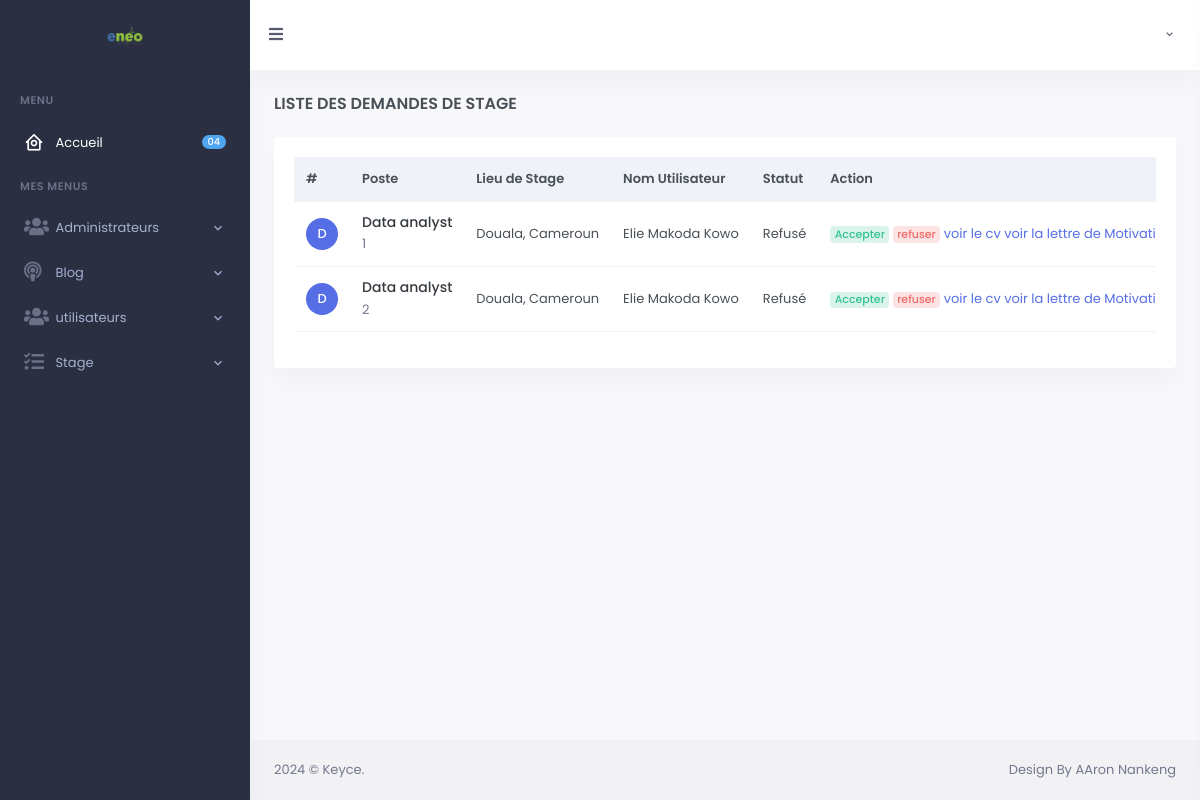
The app's page /admin/ListeDemande.php with its own data.
### tables this page shows
CREATE TABLE `demandesstage` (
  `idDemande` int(11) NOT NULL,
  `iduserDemande` int(11) NOT NULL,
  `idstageDemande` int(11) NOT NULL,
  `cvDemande` varchar(255) NOT NULL,
  `StatutDemande` int(11) NOT NULL DEFAULT 0,
  `LettreMotivation` varchar(255) DEFAULT NULL,
  `DateajoutDemande` datetime NOT NULL DEFAULT current_timestamp()
);

CREATE TABLE `stage` (
  `idStage` int(11) NOT NULL,
  `TitrePoste` varchar(255) NOT NULL,
  `LieuStage` varchar(255) NOT NULL,
  `Statut` varchar(255) NOT NULL,
  `Description` text NOT NULL,
  `competencesReq` varchar(255) NOT NULL,
  `competenceAnnex` varchar(255) NOT NULL,
  `DateAjoutStage` datetime NOT NULL DEFAULT current_timestamp()
);

CREATE TABLE `user` (
  `idUser` int(11) NOT NULL,
  `nomUser` varchar(255) NOT NULL,
  `emailUser` varchar(255) NOT NULL,
  `passwordUser` varchar(255) NOT NULL,
  `dateAjoutUser` datetime NOT NULL DEFAULT current_timestamp(),
  `TelephoneUser` varchar(255) NOT NULL,
  `PiecesJointes` varchar(255) DEFAULT NULL
);

### config/app.php (called while the page is built, shortened)
<?php
class DatabaseQuery
{
    public $host =  "localhost";
    public $database = "eneo";
    public $password = "";
    public $user = "root";
    public $lien_connexion;
    public function connecter()
    {
        $this->lien_connexion =  new PDO("mysql:host=" . $this->host . ";dbname=" . $this->database . ";charset=utf8", $this->user, $this->password, array(PDO::MYSQL_ATTR_INIT_COMMAND => "SET NAMES utf8"));
    }
    public function SelectionnerTout($requete)
    {
        $ligne = $this->lien_connexion->query($requete);
        $ligne->execute();
        $resultat = $ligne->fetchAll(PDO::FETCH_OBJ);
        if ($resultat) {
            return $resultat;
        } else {
            return false;
        }
    }
}

### admin/ListeDemande.php (the view, shortened to what this page needs)
<?php
require "../config/app.php";
$app = new DatabaseQuery;
$results = $app->SelectionnerTout("SELECT * FROM demandesstage left join stage on stage.idStage= demandesstage.idstageDemande left join user on user.idUser= demandesstage.iduserDemande where 1");
require "./config/header.php";
?>
<div class="row">
    <div class="col-12">
        <div class="page-title-box d-sm-flex align-items-center justify-content-between">
            <h4 class="mb-sm-0 font-size-18">Liste des Demandes de Stage</h4>
        </div>
    </div>
</div>
<div class="row">
    <div class="col-lg-12">
        <div class="card">
            <div class="card-body">
                <div class="table-responsive">
                    <table class="table align-middle table-nowrap table-hover">
                        <thead class="table-light">
                            <tr>
                                <th scope="col" style="width: 70px;">#</th>
                                <th scope="col">Poste </th>
                                <th scope="col">Lieu de Stage </th>
                                <th scope="col">Nom Utilisateur</th>
                                <th scope="col">Statut </th>
                                <th scope="col">Action</th>
                            </tr>
                        </thead>
                        <tbody>
                            <?php
                            if (isset($results) && $results != null) :
                                foreach ($results as $admin) :
                                    $statut = "";
                                    if ($admin->StatutDemande == 0) {
                                        $statut = "En cours...";
                                    } elseif ($admin->StatutDemande == 1) {
                                        $statut = "Acceptée";
                                    } else {
                                        $statut = "Refusé";
                                    }
                            ?>
                                    <tr>
                                        <td>
                                            <div class="avatar-xs">
                                                <span class="avatar-title rounded-circle">
                                                    <?php echo $admin->TitrePoste[0]; ?>
                                                </span>
                                            </div>
                                        </td>
                                        <td>
                                            <h5 class="font-size-14 mb-1"><a href="javascript: void(0);" class="text-dark">
                                                    <?php echo $admin->TitrePoste; ?>
                                                </a></h5>
                                            <p class="text-muted mb-0">
                                                <?php echo $admin->idDemande; ?>
                                            </p>
                                        </td>
                                        <td>
                                            <?php echo $admin->LieuStage; ?>
                                        </td>
                                        <td>
                                            <?php echo $admin->nomUser; ?>
                                        </td>
                                        <td>
                                            <?php echo $statut ?>
                                        </td>
                                        <td>
                                            <a href="./ListeDemande.php?idAcc=<?php echo $admin->idDemande ?>"> <span class="badge badge-pill badge-soft-success font-size-11">Accepter</span></a>
                                            <a href="./ListeDemande.php?idRef=<?php echo $admin->idDemande ?>"> <span class="badge badge-pill badge-soft-danger font-size-11">refuser</span></a>
                                            <?php
                                            $im = explode(",", $admin->cvDemande);
                                            $lettre = explode(",", $admin->LettreMotivation)
                                            ?>
                                            <a href="../images/<?php echo $im[0]; ?> ">
                                                voir le cv
                                            </a>
                                            <?php
                                            if (isset($lettre) && $lettre != null) :
                                            ?>
                                                <a href="../images/<?php echo $lettre[0]; ?> ">
                                                    voir la lettre de Motivation
                                                </a>
                                            <?php
                                            endif;
                                            ?>
                                        </td>
                                    </tr>
                            <?php
                                endforeach;
                            endif;
                            ?>
                        </tbody>
                    </table>
                </div>
            </div>
        </div>
    </div>
</div>
</div>
</div>
<?php
require "./config/footer.php"
?>

### records on screen
demandesstage: stage.TitrePoste "D", stage.TitrePoste "Data analyst", idDemande "1", stage.LieuStage "Douala, Cameroun", user.nomUser "Elie Makoda Kowo", StatutDemande "Refusé"
demandesstage: stage.TitrePoste "D", stage.TitrePoste "Data analyst", idDemande "2", stage.LieuStage "Douala, Cameroun", user.nomUser "Elie Makoda Kowo", StatutDemande "Refusé"
